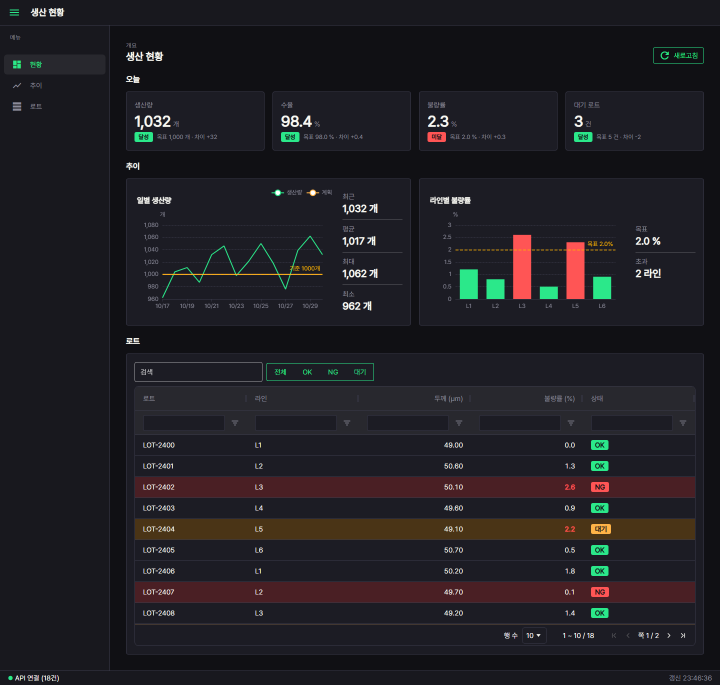
#> input picture ref/sample_apps/dashboard.png, 1440 x 1370 px (shown at 1/2 size); its folder holds only this picture in this run
$ python -i dashboard.py   (imports and definitions only)
#> lines starting #> are read from the running program, lines starting #| are printed output that depends on the picture
# 견본 앱 ① 현황판 — Tabler 세로 메뉴형(O2): 상단 바 · 왼쪽 세로 메뉴(접기) · 숫자 카드 줄 · 그래프 카드 · 표 · 하단 상태바 램프 · 빈 상태 · 오류 띠
#   실행: python3 -m ref.sample_apps.dashboard → http://<주소>:<PORT 또는 3000>/   (?demo=empty 빈 상태 · ?demo=fail 오류 띠)
#   대회장에서 바꿀 곳: «⭐ 바꿀 곳» 표시 — APP_TITLE · MENU · load_data · 표 열(table_columns)
import os
import sys
import time
from pathlib import Path

# 저장소 루트 — 파일을 직접 실행해도 src · ref 를 찾게 sys.path 앞에 추가
ROOT = Path(__file__).resolve().parents[2]
if str(ROOT) not in sys.path:
    sys.path.insert(0, str(ROOT))

from nicegui import ui  # noqa: E402

from ref.gallery.charts import bar_target_option, chart_card, line_option, summary  # noqa: E402
from ref.table_form import number_col, status_col, table_form, text_col  # noqa: E402
from src.core.errors import AppError, ExternalError, InternalError  # noqa: E402
from src.ui.app import lamp  # noqa: E402
from src.ui.theme import (  # noqa: E402
    ACCENT, BG_WINDOW, BORDER, NEUTRAL, NG, ROW_BG_NG, TEXT, TEXT_DIM, apply_theme)

# ⭐ 바꿀 곳 — 앱 제목(상단 바 · 브라우저 탭)
APP_TITLE = "생산 현황"
# ⭐ 바꿀 곳 — 왼쪽 메뉴 [(이름, 아이콘, 이동할 구역 id)] — 아이콘은 Material Icons 이름
MENU = [("현황", "dashboard", "sec-kpi"), ("추이", "show_chart", "sec-chart"), ("로트", "table_rows", "sec-table")]
# 기본 포트 — 환경변수 PORT 가 있으면 그 값
DEFAULT_PORT = 3000
# 바인딩 주소 — IDE Browser 도구 · 다른 기기에서 보려면 0.0.0.0
HOST = "0.0.0.0"
# 왼쪽 메뉴 폭 · 접었을 때 폭(px)
DRAWER_WIDTH_PX = 220
DRAWER_MINI_PX = 60
# 빈 상태 문구
EMPTY_TEXT = "데이터 없음"


# 레이아웃 CSS — 메뉴 · 숫자 카드 · 오류 띠 · 빈 상태(색은 theme 토큰)
# [50 lines left out: functions _layout_css, load_data, not called in this run]


# 빈 데이터 — load_data 와 같은 모양 · 목록이 전부 비어 있음
def empty_data():
    return {"kpis": [], "days": [], "trend": {}, "trend_unit": "", "trend_ref": None,
            "lines": [], "defect": [], "defect_target": None, "rows": []}


# 데이터 가져오기 — demo 값으로 빈 상태 · 외부 실패를 흉내(그림 · 시험용)
# demo: "" 정상 · "empty" 빈 데이터 · "fail" 외부 실패
# [79 lines left out: functions fetch, judge_kpi, table_columns, empty_state, error_band, kpi_card, not called in this run]


# 구역 제목 — 구역 id(메뉴 이동 대상) + 제목 글자
# anchor: 구역 id / title: 제목
def section_title(anchor, title):
    ui.label(title).classes("text-base font-semibold mt-2").props("id={}".format(anchor))


# 현황 본문 — 숫자 카드 줄 · 그래프 카드 2개 · 표. 데이터가 비면 빈 상태
# data: load_data 모양 dict
def dashboard_body(data):
    if not data["kpis"] and not data["rows"]:
        with ui.card().classes("w-full"):
            empty_state()
        return
    section_title("sec-kpi", "오늘")
    with ui.element("div").classes("kpi-grid"):
        # 숫자 카드 항목
        for kpi in data["kpis"]:
            kpi_card(kpi)
    section_title("sec-chart", "추이")
    with ui.element("div").classes("chart-grid"):
        # 선 그래프 옵션 — 세로축을 0 부터가 아니라 값 범위로(추이가 납작해지지 않게)
        trend_opt = line_option(data["days"], data["trend"], title="일별 생산량", unit=data["trend_unit"],
                                ref_line=data["trend_ref"])
        trend_opt["yAxis"]["scale"] = True
        chart_card(trend_opt, summary(data["trend"]["생산량"], data["trend_unit"], 0), height_px=260)
        # 목표 초과 라인 수
        over = sum(v > data["defect_target"] for v in data["defect"])
        chart_card(bar_target_option(data["lines"], data["defect"], title="라인별 불량률", unit="%",
                                     ref_line=data["defect_target"]),
                   [("목표", "{} %".format(data["defect_target"])), ("초과", "{} 라인".format(over))], height_px=260)
    section_title("sec-table", "로트")
    with ui.card().classes("w-full p-4"):
        table_form(table_columns(), data["rows"], status_field="status", page_size=10, height_px=520)


# 틀 — 상단 바 · 왼쪽 세로 메뉴(접기) · 하단 상태바(램프). 반환 dict:
#   header_right: 상단 바 오른쪽 자리 / lamps: 상태바 램프 줄 / set_api: API 램프 함수 / stamp: 갱신 시각 글자
# title: 앱 제목 / menu: [(이름, 아이콘, 구역 id)]
# [102 lines left out: functions shell, build, not called in this run]


# 페이지 — 주소 «/». 쿼리 ?demo=empty · ?demo=fail
# demo: 흉내 값
def index(demo: str = ""):
    build(demo)


# 서버 실행 — reload 끔 · 브라우저 자동 열기 끔
# [4 lines left out: function main, not called in this run]


# [2 lines not run here, left out]

>>> import cv2
>>> picture = cv2.imread('dashboard.png', cv2.IMREAD_GRAYSCALE)
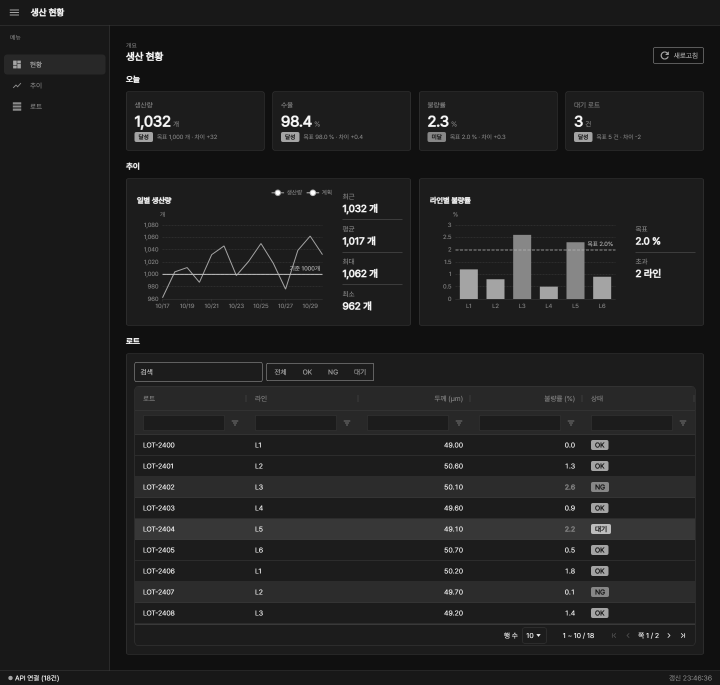
#> picture: shape (1370, 1440) (shown at 1/2 size); min 16, max 255, mean 30.8
#> (the run stopped early here; a loop or call above may not have finished)
